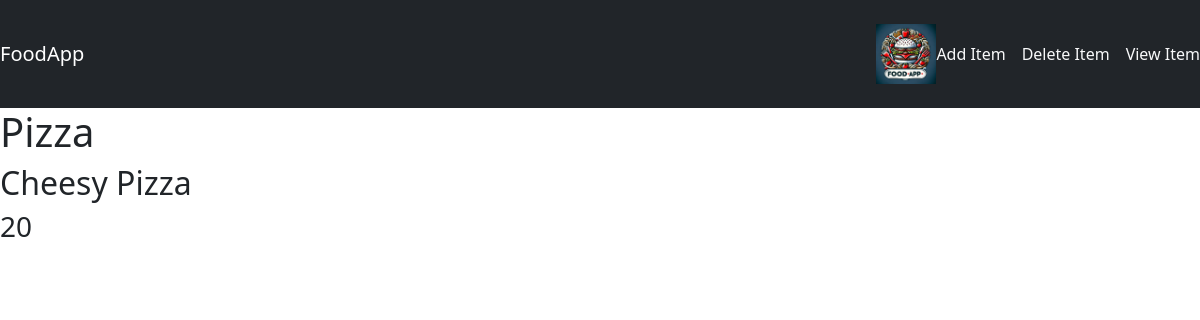
The page /food/1/ on the database its author committed.
### food/models.py (models this page shows, shortened)
class Item(models.Model):
    item_name = models.CharField(max_length=200)
    item_desc = models.CharField(max_length=200)
    item_price = models.IntegerField()
    item_image = models.CharField(max_length=500, default="https://cookinupastorm.biz/wp-content/uploads/2023/04/EmptyDinnerPlates.jpg")

### food/views.py (the view)
# urls.py: path('<int:item_id>/', views.detail, name='detail'),
@never_cache
def detail(request, item_id):
    item = Item.objects.get(pk=item_id)
    context = {
        'item': item,
    }
    return render(request, 'food/detail.html', context)

### food/templates/food/detail.html
{% extends 'food/base.html' %}
{% block body %}
    <h1>{{ item.item_name }}</h1>
    <h2>{{ item.item_desc }}</h2>
    <h3>{{ item.item_price }}</h3>
{% endblock %}

### food/static/food/style.css (style rules this page uses)
body { background-color: lightyellow; }

### rows shown on the page
Item: item_name "Pizza", item_desc "Cheesy Pizza", item_price "20"
